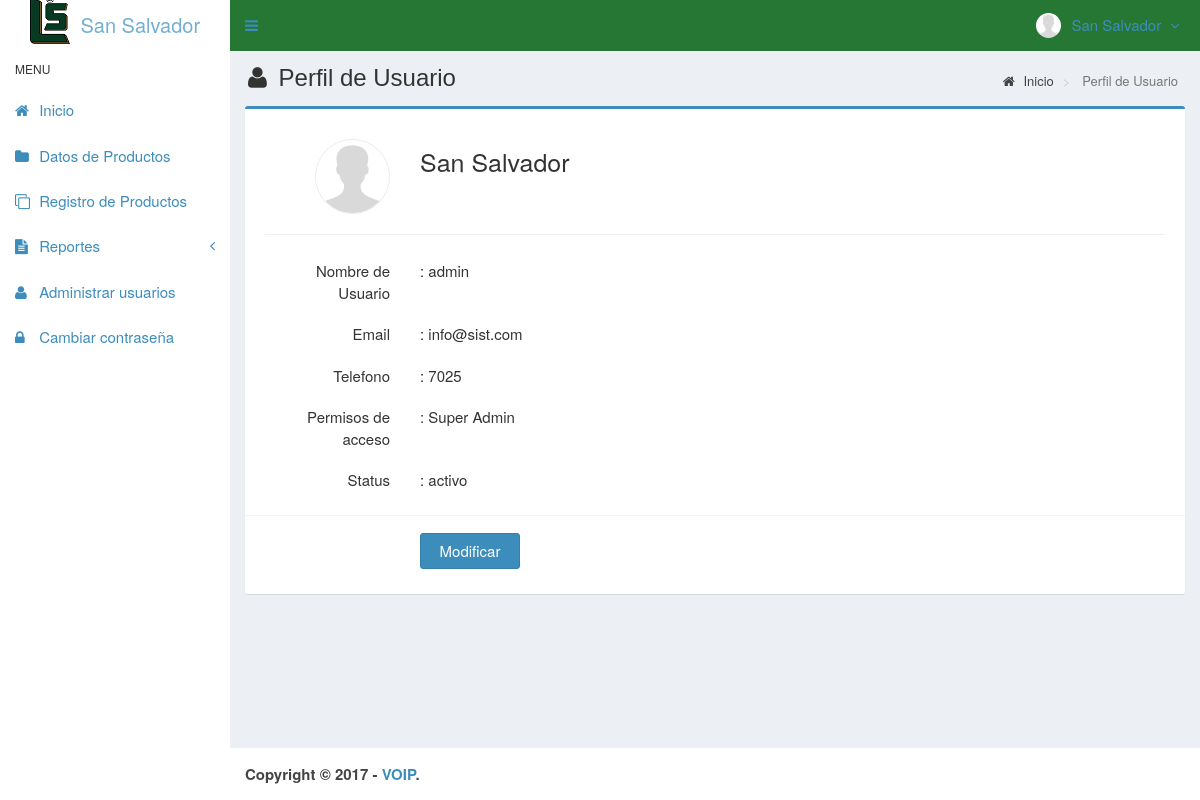
The app's page /main.php?module=profile (signed in) with its own data.
### tables this page shows
CREATE TABLE `usuarios` (
  `id_user` int(3) NOT NULL,
  `username` varchar(50) NOT NULL,
  `name_user` varchar(50) NOT NULL,
  `password` varchar(50) NOT NULL,
  `email` varchar(50) DEFAULT NULL,
  `telefono` varchar(13) DEFAULT NULL,
  `foto` varchar(100) DEFAULT NULL,
  `permisos_acceso` enum('Super Admin','Gerente','Almacen') NOT NULL,
  `status` enum('activo','bloqueado') NOT NULL DEFAULT 'activo',
  `created_at` timestamp NOT NULL DEFAULT CURRENT_TIMESTAMP,
  `updated_at` timestamp NOT NULL DEFAULT CURRENT_TIMESTAMP ON UPDATE CURRENT_TIMESTAMP
);

### modules/profile/view.php (the view, shortened to what this page needs)
<?php
if (isset($_SESSION['id_user'])) {
  $query = mysqli_query($mysqli, "SELECT * FROM usuarios WHERE id_user='$_SESSION[id_user]'")
                                  or die('error: '.mysqli_error($mysqli));
  $data  = mysqli_fetch_assoc($query);
}
?>
<section class="content-header">
  <h1>
    <i class="fa fa-user icon-title"></i> Perfil de Usuario
  </h1>
  <ol class="breadcrumb">
    <li><a href="?module=start"><i class="fa fa-home"></i> Inicio</a></li>
    <li class="active"> Perfil de Usuario</li>
  </ol>
</section>
<section class="content">
  <div class="row">
    <div class="col-md-12">
      <div class="box box-primary">
        <form role="form" class="form-horizontal" method="POST" action="?module=form_profile" enctype="multipart/form-data">
          <div class="box-body">
            <div class="form-group">
              <label class="col-sm-2 control-label">
              <?php
              if ($data['foto']=="") { ?>
                <img style="border:1px solid #eaeaea;border-radius:50px;" src="images/user/user-default.png" width="75">
              <?php
              }
              else { ?>
                <img style="border:1px solid #eaeaea;border-radius:50px;" src="images/user/<?php echo $data['foto']; ?>" width="75">
              <?php
              }
              ?>
              </label>
              <label style="font-size:25px;margin-top:10px;" class="col-sm-8"><?php echo $data['name_user']; ?></label>
            </div>
            <hr>
            <div class="form-group">
              <label class="col-sm-2 control-label">Nombre de Usuario</label>
              <label style="text-align:left" class="col-sm-8 control-label">: <?php echo $data['username']; ?></label>
            </div>
            <div class="form-group">
              <label class="col-sm-2 control-label">Email</label>
              <label style="text-align:left" class="col-sm-8 control-label">: <?php echo $data['email']; ?></label>
            </div>
            <div class="form-group">
              <label class="col-sm-2 control-label">Telefono</label>
              <label style="text-align:left" class="col-sm-8 control-label">: <?php echo $data['telefono']; ?></label>
            </div>
            <div class="form-group">
              <label class="col-sm-2 control-label">Permisos de acceso</label>
              <label style="text-align:left" class="col-sm-8 control-label">: <?php echo $data['permisos_acceso']; ?></label>
            </div>
            <div class="form-group">
              <label class="col-sm-2 control-label">Status</label>
              <label style="text-align:left" class="col-sm-8 control-label">: <?php echo $data['status']; ?></label>
            </div>
          </div>
          <div class="box-footer">
            <div class="form-group">
              <div class="col-sm-offset-2 col-sm-10">
                <input type="submit" class="btn btn-primary btn-submit" name="Modificar" value="Modificar">
              </div>
            </div>
          </div>
        </form>
      </div>
    </div>
  </div>
</section><!-- /.content

### top-menu.php (shortened to what this page needs)
<?php
require_once "config/database.php";
$query = mysqli_query($mysqli, "SELECT id_user, name_user, foto, permisos_acceso FROM usuarios WHERE id_user='$_SESSION[id_user]'")
                                or die('error: '.mysqli_error($mysqli));
$data = mysqli_fetch_assoc($query);
?>
<li class="dropdown user user-menu">
  <a href="#" class="dropdown-toggle" data-toggle="dropdown">
  <?php
  if ($data['foto']=="") { ?>
    <img src="images/user/user-default.png" class="user-image" alt="User Image"/>
  <?php
  }
  else { ?>
    <img src="images/user/<?php echo $data['foto']; ?>" class="user-image" alt="User Image"/>
  <?php
  }
  ?>
    <span class="hidden-xs"><?php echo $data['name_user']; ?> <i style="margin-left:5px" class="fa fa-angle-down"></i></span>
  </a>
</li>

### assets/css/style.css (style rules this page uses)
.form-horizontal .control-label { margin-bottom: 0; padding-top: 5px; text-align: right; }
label { display: inline-block; font-size: 15px; font-weight: 400; margin-bottom: 5px; max-width: 100%; }
.content-header { padding: 15px 18px 0; position: relative; }
.content-header > .breadcrumb { background: transparent none repeat scroll 0 0; border-radius: 2px; float: right; font-size: 13px; margin-bottom: 0; margin-top: 0; padding: 7px 12px; position: absolute; right: 10px; top: 15px; }
.btn-submit { width: 100px; margin-top: 7px; margin-right: 10px; font-size: 15px; }
.icon-title { margin-right: 5px; }
body { background-color: #fff; color: #333; font-size: 15px; line-height: 1.42857; }

### records on screen
usuarios: foto (placeholder picture), name_user "San Salvador", username "admin", email "info@sist.com", telefono "7025", permisos_acceso "Super Admin", status "activo"
